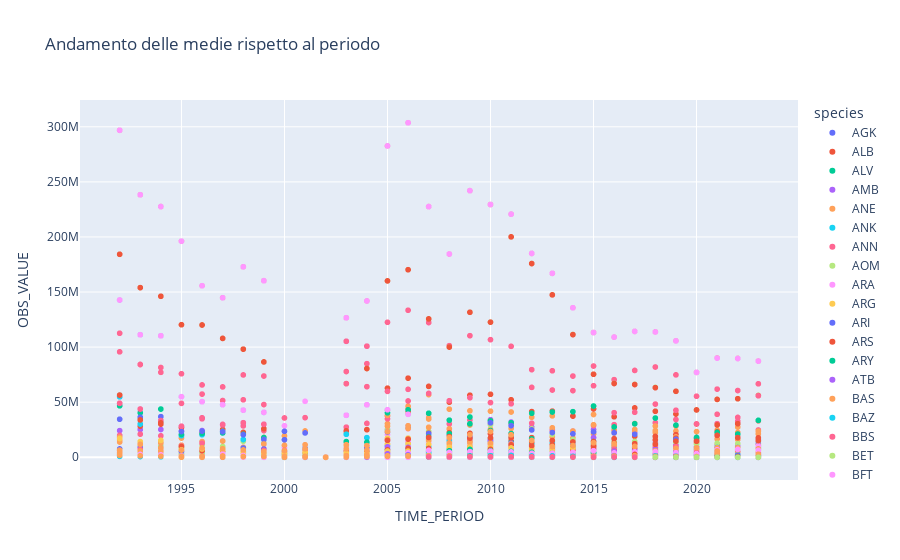

Notebook source saved alongside this figure:
### Markdown cell above
Creazione grafico

### Code cell
df_analisi = df_dati.groupby(['species', 'TIME_PERIOD'])['OBS_VALUE'].mean().reset_index()

fig = px.scatter(
    df_analisi,
    x='TIME_PERIOD',
    y='OBS_VALUE',
    color='species',
    title='Andamento delle medie rispetto al periodo'
)

fig.show()
